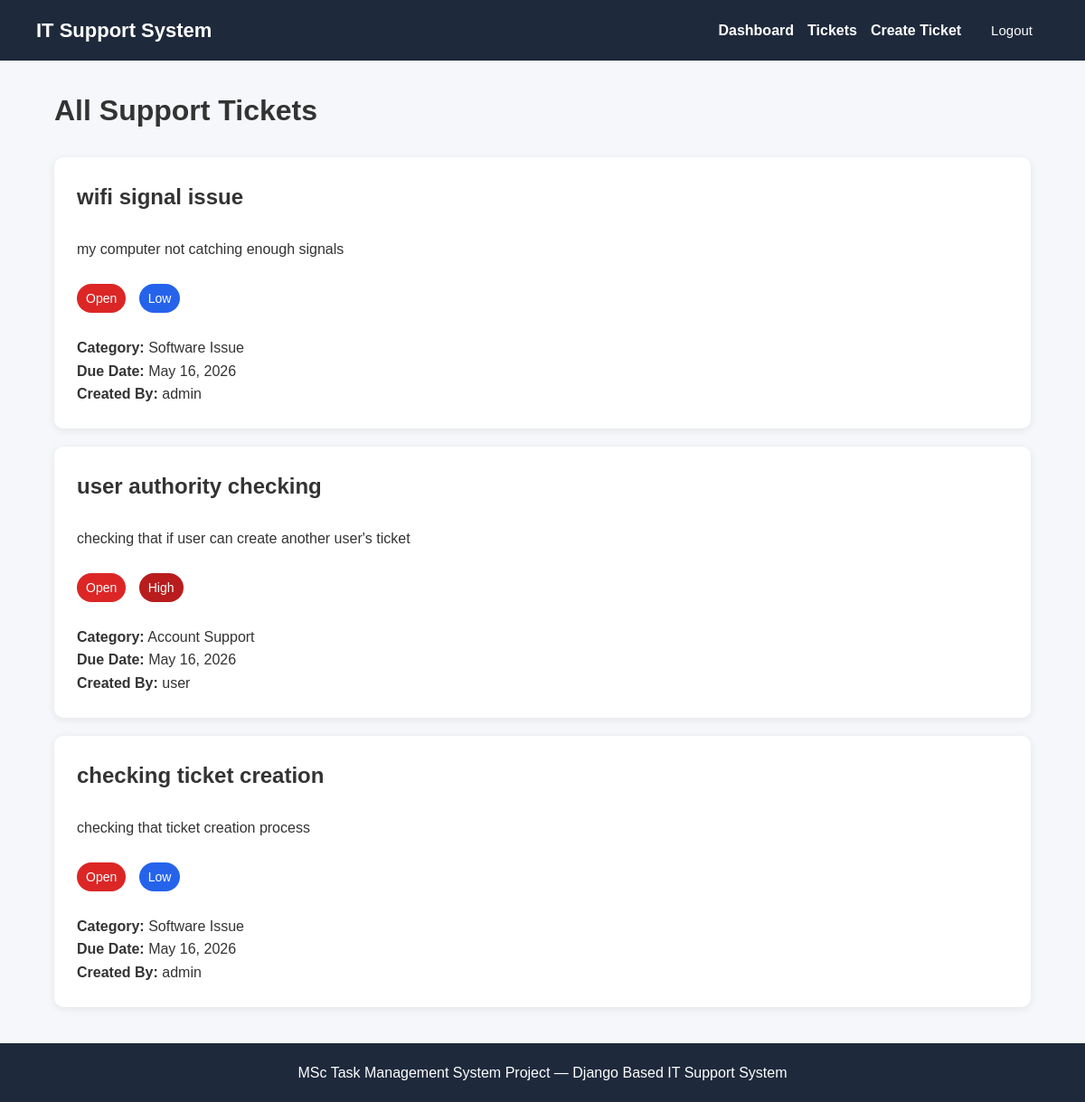
The page /tickets/ (signed in) on the database its author committed.
### ITSystem/models.py (models this page shows, shortened)
class Ticket(models.Model):
    PRIORITY_CHOICES = [
        ('Low', 'Low'),
        ('Medium', 'Medium'),
        ('High', 'High'),
    ]
    STATUS_CHOICES = [
        ('Open', 'Open'),
        ('In Progress', 'In Progress'),
        ('Resolved', 'Resolved'),
    ]
    title = models.CharField(max_length=200)
    description = models.TextField()
    due_date = models.DateField()
    priority = models.CharField(
        max_length=20,
        choices=PRIORITY_CHOICES
    )
    status = models.CharField(
        max_length=20,
        choices=STATUS_CHOICES,
        default='Open'
    )
    category = models.ForeignKey(
        Category,
        on_delete=models.CASCADE
    )
    created_by = models.ForeignKey(
        User,
        on_delete=models.CASCADE
    )
    created_at = models.DateTimeField(auto_now_add=True)

class Category(models.Model):
    name = models.CharField(max_length=100)
    def __str__(self):
        return self.name

### ITSystem/views.py (the view)
# urls.py: path('tickets/', views.ticket_list, name='ticket_list'),
@login_required
def ticket_list(request):
    tickets = Ticket.objects.all()
    return render(request, 'tasks/ticket_list.html', {
        'tickets': tickets
    })

### ITSystem/templates/tasks/ticket_list.html (shortened to what this page needs)
{% extends 'base.html' %}
{% block content %}
<h1>All Support Tickets</h1>
<br>
{% if tickets %}
    {% for ticket in tickets %}
        <div class="card">
            <h2>{{ ticket.title }}</h2>
            <br>
            <p>{{ ticket.description }}</p>
            <br>
            <span class="badge
                {% if ticket.status == 'Open' %}
                    open
                {% elif ticket.status == 'In Progress' %}
                    progress
                {% else %}
                    resolved
                {% endif %}
            ">
                {{ ticket.status }}
            </span>
            <span class="badge
                {% if ticket.priority == 'Low' %}
                    low
                {% elif ticket.priority == 'Medium' %}
                    medium
                {% else %}
                    high
                {% endif %}
            ">
                {{ ticket.priority }}
            </span>
            <br><br>
            <p>
                <strong>Category:</strong>
                {{ ticket.category }}
            </p>
            <p>
                <strong>Due Date:</strong>
                {{ ticket.due_date }}
            </p>
            <p>
                <strong>Created By:</strong>
                {{ ticket.created_by }}
            </p>
        </div>
    {% endfor %}
{% endif %}
{% endblock %}

### ITSystem/static/css/style.css (style rules this page uses)
* { margin:0; padding:0; box-sizing:border-box; }
body { font-family:Arial, sans-serif; background:#f5f7fa; color:#333; line-height:1.6; }
.card { background:white; padding:25px; margin-bottom:20px; border-radius:10px; box-shadow:0 2px 10px rgba(0,0,0,0.08); transition:0.3s; }
.badge { display:inline-block; padding:5px 10px; border-radius:20px; color:white; font-size:14px; margin-right:10px; }
.open { background:#dc2626; }
.low { background:#2563eb; }
.high { background:#b91c1c; }

### rows shown on the page
Ticket: title "wifi signal issue", description "my computer not catching enough signals", status "Open", priority "Low", category "Software Issue", due_date "May 16, 2026", created_by "admin"
Ticket: title "user authority checking", description "checking that if user can create another user's ticket", status "Open", priority "High", category "Account Support", due_date "May 16, 2026", created_by "user"
Ticket: title "checking ticket creation", description "checking that ticket creation process", status "Open", priority "Low", category "Software Issue", due_date "May 16, 2026", created_by "admin"
